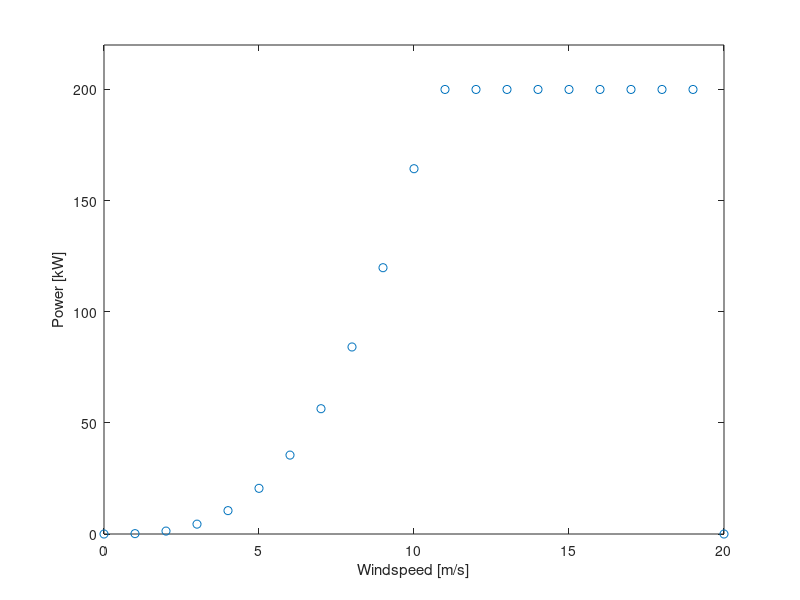

The MATLAB script that drew this image: (Note: this script raises an error after producing the figure.)
clear all; close all;

% look up wind turbine on 'en.wind-turbine-models.com'
WindTurbine.No_Turbines = 1;
WindTurbine.Bidcurve = 0;
WindTurbine.Hub_height = 40.3; % [m]

p = 1.204; % density of air [kg/m^3]
% r = 19/2; % radius [m];
% A = pi*r^2; % Sweap area [m^2]
Windspeed_ms = 0:30; % wind speed [km/h]
C_p = 0.42; % capacity factor

% Fill in values found in datasheet
max = 200; % curtailment [kW]
start_operation = 3; % after which wind speed [m/s] does the wind turbine start operating?
stop_operation = 20; % after which wind speed [m/s] does the wind turbine stop operating?
A = 650.0; % Sweap area [m^2]

Power = 0.5*p*A*Windspeed_ms.^3*C_p/1000;

% check whether the turbine starts or stops
for i = 1:length(Power)
   if i < 1
       Power(i) = 0;
   end
   if Power(i) > max
       Power(i) = max;
   end
   if i > stop_operation 
      Power(i) = 0;
   end
end

% Plot the wind speed vs power
plot(Windspeed_ms, Power, 'o');
axis([0 stop_operation 0 max*1.1])
xlabel('Windspeed [m/s]');
ylabel('Power [kW]');

WindTurbine.Powercurve = table(Windspeed_ms', Power');
WindTurbine.Powercurve.Properties.VariableNames = {'Windspeed_ms' 'Power_curve_turbine'};

% Change the number to the nominal power
% so for a wind turbine with nominal power of 100kW
% rename the file to WindTurbine100.mat
% keep the second entry the same!
save('WindTurbine200.mat', 'WindTurbine')
